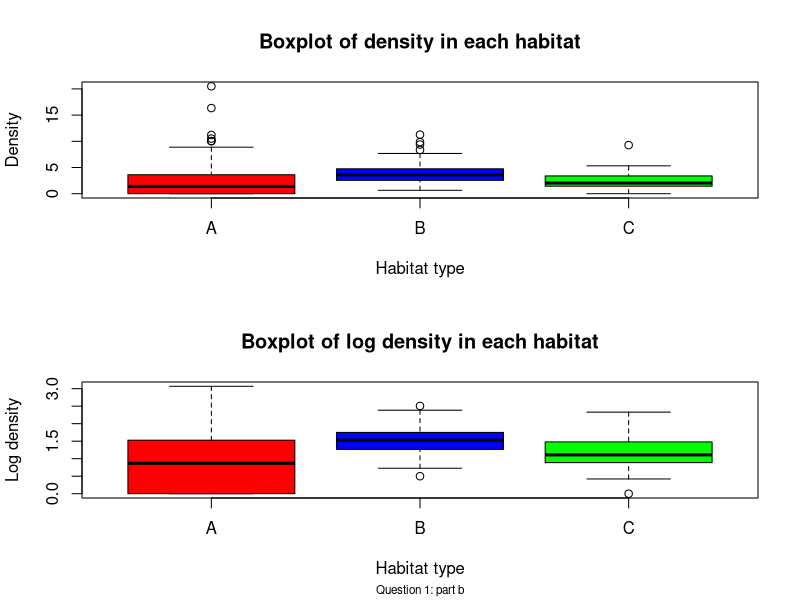
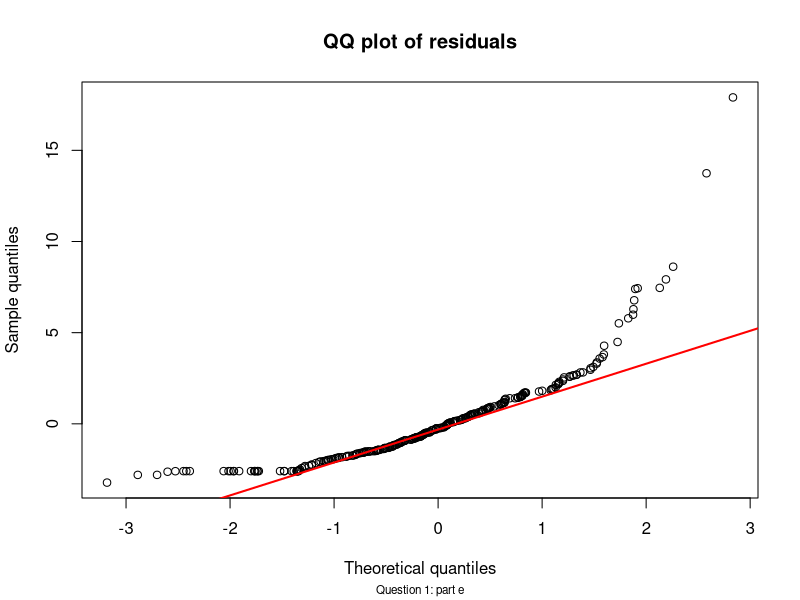

Generate these figures, in order, with R:
## Question 1: Wild Life Population Density

#a

#Initializing the environment
setwd("~/Desktop/Statistical Computing/CW/Statistical-Computing-CW1")
eco.df <- read.table("ecoStudy.txt",header = T)

#Turning habitat variable into factor to allow for plotting and analysis of that variable
eco.df$habitat <- factor(eco.df$habitat,levels=c("A","B","C"),labels=c("A","B","C"))
attach(eco.df)

#i
round(min(density),3)
#minimum density is 0

#Selecting 1st quantile from the density column of eco-study dataset
round(quantile(density)[[2]],3)
#1st quantile of density is 1.413 to (3 d.p.)

round(median(density),3)
#Median of density is 2.744 (3 d.p.)

#Selecting 3rd quantile
round(quantile(density)[[4]],3)
#3rd quantile of density is 4.193 (3 d.p.)

#Selecting 3rd quantile
round(quantile(density)[[4]],3)
#3rd quantile of density is 4.193 (3 d.p.)

#ii
table(habitat)
#For habitat A, B and C there are 100, 125 and 75 observations in each respectively

#b

#Creating new column in eco-study dataframe which is log of density+1
eco.df$logDensity <- log(density + 1)
attach(eco.df)

#Saving plot created below to pdf file called Boxplot.pdf into current directory (set at start up)
pdf(file="Boxplot.pdf")

#Creating graphic of side by side box plots
par(mfrow=c(2,1))

boxplot(density~habitat,
        main="Boxplot of density in each habitat",
        xlab="Habitat type",
        ylab="Density",
        col=c("red","blue","green"))

boxplot(logDensity~habitat,
        main="Boxplot of log density in each habitat",
        xlab="Habitat type",
        ylab="Log density",
        col=c("red","blue","green"),
        sub="Question 1: part b",
        cex.sub = 0.7)

dev.off()

#c

#i
#Creating vectors to store the observed densities of each habitat type
density.A <- density[habitat=="A"]
density.B <- density[habitat=="B"]
density.C <- density[habitat=="C"]

#calculating the denominator of F statistic
F.stat.denom <- (sum((density.A-mean(density.A))^2)+
                   sum((density.B-mean(density.B))^2)+
                   sum((density.C-mean(density.C))^2))/(300-3)

#calculating the numerator of F statistic
F.stat.numerator <- ((100*((mean(density.A)-mean(density))^2))+
                       (125*((mean(density.B)-mean(density))^2))+
                       (75*((mean(density.C)-mean(density))^2)))/2

#Calculating the F statistic
F.stat <- F.stat.numerator/F.stat.denom
#F statistic is 10.5 to 3 s.f.

#ii
#Finding p-value, as pf is probability that x from a RV X~F_{2}{297} is less than F.stat value the probability to be equal or larger is 1-pf
1-pf(F.stat,2,297)
#p-value is 0.0000400 to 3 s.f.

#d
#First, I create a function to calculate the numerator and denominator for one habitat type
F.stat <- function(vec=NULL){
  
  numerator<-(length(vec)*(mean(vec)-mean(density))^2)/2
  denominator<-(sum((vec-mean(vec))^2))/(300-3)
  
  #Storing in a list so can extract both values from the function output
  output <- list("num"=numerator,"den"=denominator)
  
  return(list("num"=numerator,"den"=denominator))
}

#Applying the function to each habitat type separately using the tapply function
tapply.out.Fstat<-tapply(density,habitat,FUN=F.stat)

#Calculating the F statistic by extracting and summing the numerator and denominator parts of the tapply output
tapply.F.stat<-sum(c(tapply.out.Fstat$A$num,tapply.out.Fstat$B$num,tapply.out.Fstat$C$num))/
  sum(c(tapply.out.Fstat$A$den,tapply.out.Fstat$B$den,tapply.out.Fstat$C$den))
#The answer is 10.5 (3 s.f.) as before

#e
#Function to calculate the residuals for one habitat
residual.func<- function(x){
  
  residuals <- x-mean(x)
  
  return(residuals)
}

#Calculating residuals for each habitat using tapply
residuals.list <- tapply(density, habitat, residual.func)
#Extracting residuals values from list and putting into a vector
residuals<-c(residuals.list$A,residuals.list$B,residuals.list$C)

pdf(file="QQ plot.pdf")
#Creating QQ plot
sorted.residuals<-sort(residuals)
sorted.normal.dist<-sort(rnorm(300))

plot(x=sorted.normal.dist,y=sorted.residuals,
     xlab="Theoretical quantiles",
     ylab="Sample quantiles",
     main="QQ plot of residuals",
     sub="Question 1: part e",
     cex.sub = 0.7)
#Adding in reference line
qqline(residuals, col = "red", lwd = 2)

#Viewing the QQ plot the tails diverge from the line (especially the upper tail which diviates significantly) 
#and the shape has a slight U. This gives evidence that the normality assumption has not been satisfied

dev.off()

detach(eco.df)
#----------------------------------------------------------------------------------------------------# 
## Question 2: Mixture Models

#a
calcLogMix2Gamma <- function(x,alpha,beta,p){
  
  #checking input argument are valid 
  #(note check numeric before using setequal so dont non-numeric input error)
  if(is.numeric(x)==F || setequal(x,abs(x))==F){
    stop("x is not a numeric vector of only positive values")
    
  }else if(length(alpha)!=2 || is.numeric(alpha)==F || setequal(alpha,abs(alpha))==F){
    stop("alpha needs to a numeric vector of length 2 of positive values")
    
  }else if(length(beta)!=2 || is.numeric(beta)==F || setequal(beta,abs(beta))==F){
    stop("beta needs to a numeric vector of length 2 of positive values")
    
  }else if(is.numeric(p)==F || length(p)!=1 || p>1 || p<0){
    stop("p must be a single numeric value between 0 and 1 inclusive")
  }
  
  #calculating the pdf for each value of x using the provided formula
  prob.dist<-p*(x^(alpha[1]-1)*exp(-beta[1]*x)*beta[1]^alpha[1])/gamma(alpha[1])+
    (1-p)*(x^(alpha[2]-1)*exp(-beta[2]*x)*beta[2]^alpha[2])/gamma(alpha[2])
  
  #calculating the log of the joint probability distribution
  log.prob.dist <- log(prod(prob.dist))
  
  return(log.prob.dist)
}

#c
#Creating arguments for calcLogMix2Gamma function
x <- c(0.06, 2.32, 4.81, 0.02, 2.33, 2.18, 0.83, 2.45, 2.10, 3.27)
alpha <- c(0.5, 6)
beta <- c(0.5, 2.5)
p <- 0.35

#Using calcLogMixGamma function with required inputs and rounding to 3 d.p.
round(calcLogMix2Gamma(x,alpha,beta,p),3)

#The log of the joint pdf is -13.928 (to 3 d.p.) using the parameters and observed values above
#-------------------------------------------------------------------------------------------------#
## Question 3: Riemann Integration
#a
smoothCurve <- function(x,alpha,beta,p,q,k){
  #To calculate g(x) I split up the term to allow for easier manual 
  #checking of values and reduce errors due to missing a bracket
  
  #calculating numerator and denominator in log term of g(x) function
  numerator <- (gamma(x+beta)^k)*(p^alpha)*(q^beta)
  denominator <- (gamma(alpha)^k)*(gamma(beta)^k)
  
  #combining parts of g(x) to calculate value of g(x)
  g <- sin((1/(2*alpha))*log(numerator/denominator))
  
  return(g)
}

#b
calcMidRiemannLoop <- function(xVec,alpha,beta,p,q,k){
  #setting up vector to store areas of each (x_{i-1},x_{i}) segment
  interval.area<-rep(0,length(xVec)-1)
  
  #loop to calculate the area in each interval
  #As we are told that the x intercept is not crossed in any interval we do not need to worry about 
  #having to split the area into 2 and calculating the area separately for part above and below x-axis
  
  for (i in 2:length(xVec)){
    #Calculating x input for g(x) function
    x <- (xVec[i]+xVec[i-1])/2
    
    #using equation 6 with absolute value as area cannot be negative
    interval.area[i-1] <- abs((xVec[i]-xVec[i-1])*smoothCurve(x,alpha,beta,p,q,k))
  }
  
  #Calculating total area by summing areas within each segment
  approx.area <- sum(interval.area)
  
  return(approx.area)
}

#c
calcMidRiemann <- function(xVec,alpha,beta,p,q,k){
  #Checking xVec argument
  if (is.numeric(xVec)==F || length(xVec)<2 || setequal(xVec,sort(xVec)==F)){
    stop("xVec argument must be numeric, of length greater than 1 with values in
         increasing order")
    
  }else if (length(alpha)>1 || is.numeric(alpha)==F || alpha<=0){
    stop("alpha must be a single positive numeric value")
    
  }else if (length(beta)>1 || is.numeric(beta)==F || beta<=0){
    stop("beta must be a single positive numeric value")
    
  }else if (length(p)>1 || is.numeric(p)==F){
    stop("p must be a single numeric value")
    
  }else if (length(k)>1 || is.numeric(k)==F){
    stop("k must be a single numeric value")
    
  }else if (length(q)>1 || is.numeric(q)==F){
    stop("q must be a single numeric value")
  }
  #Creating vector containing the intervals which we need to calculate the area of
  interval.region<-xVec[-1]-xVec[1:length(xVec)-1]
  
  #values of x to input into g(x) for each of the corresponding intervals
  g.func.input <-(xVec[-1]+xVec[1:length(xVec)-1])/2
  
  #calculating each intervals approximate area using equation (6) without summation
  interval.area <- abs(interval.region*smoothCurve(g.func.input,alpha,beta,p,q,k))
  
  #summing individual areas to find total area 
  approx.area <- sum(interval.area)
  
  return(approx.area)
}
#e
#Creating vector of intervals as specified
xVec <- seq(from=2,to=8,by=0.01)

round(calcMidRiemann(xVec,2.1,0.5,3,6,2),3)
#The approximate area using middle Riemann sum is 4.316 to 3 d.p.

#f
calcMidRiemannAreas <- function(xSeqList,alpha,beta,p,q,k){
  #Using sapply to apply calcMidRiemann function to each list element and return each calculated area as an element of a vector
  vector.of.areas <- sapply(xSeqList,calcMidRiemann,alpha=alpha,beta=beta,p=p,q=q,k=k)
  
  #Summing areas calculated for each list element to find total area
  total.area<-sum(vector.of.areas)
  
  return(total.area)
}

#g
#creating list of sequences as defined in question
xSeqList <- list(seq(from=3.5,to=8,by=0.01),seq(from=2,to=4.3,by=0.1),seq(from=1.07,to=9.012,by=0.001))

round(calcMidRiemannAreas(xSeqList,1.9,0.75,2.15,7,1.65),3)
#Total area is 10.847 to 3 d.p.

#-------------------------------------------------------------------------------------------------#
## Question 4: Hidden Markov Model
#a
weatherSeqProb <- function(weatherSeq,trProbs,initProbs){
  
  #Setting up vector to store each transition probability in
  transition.prob<-rep(0,length(weatherSeq))
  
  #Finding initial probability of chosen sequence
  if (weatherSeq[1]=="s"){
    transition.prob[1] <- initProbs[1]
  }else if (weatherSeq[1]=="c"){
    transition.prob[1]  <- initProbs[2]
  }else if (weatherSeq[1]=="r"){
    transition.prob[1]  <- initProbs[3]
  }
  #Assigning numeric values to weather sequence letters to be able to call indexes of matrix
  weatherSeq.numeric <- ifelse(weatherSeq=="s",1,ifelse(weatherSeq=="c",2,3))
  
  for (i in 2:length(weatherSeq)){
    #trProbs[i,j] is the probability to go from state i to state j and
    #i-1 in weatherSeq is last state and i is current state, thus can use
    #wetherSeq.numeric to access the transitional probability
    transition.prob[i] <- trProbs[weatherSeq.numeric[i-1],weatherSeq.numeric[i]]
  }
  
  #Calculating log total probability
  total.prob.log <- log(prod(transition.prob))
  
  return(total.prob.log)
}

#b
weatherSeq <- c("c","s","c","r","s","s")
trProbs <- matrix(c(0.5,0.4,0.1,0.33,0.35,0.32,0.3,0.3,0.4),nrow=3,ncol=3,byrow = T)
initProbs <- c(0.45,0.25,0.3)

round(weatherSeqProb(weatherSeq,trProbs,initProbs),3)
#log probability of weather sequence is -6.448 (3 d.p.)

#c
weatherColourProbs <- function(colourSeq,emitProbs,weatherSeq,trProbs,initProbs){
  #We can rearrange the probabilities 
  
  #calculate probabilities for weather sequence as before
  total.weather.prob <- exp(weatherSeqProb(weatherSeq,trProbs,initProbs))
  
  #Creating numeric vectors of weather and jacket sequence
  weatherSeq.numeric <- ifelse(weatherSeq=="s",1,ifelse(weatherSeq=="c",2,3))
  colourSeq.numeric <- ifelse(colourSeq=="B",1,2)
  
  #Creating vector to store the probabilities of selecting the ith jacket colour  
  #given the ith weather condition in the sequence
  colour.trans.prob <- rep(0,length(colourSeq))
  for (i in 1:length(colourSeq)){
    #Storing prob of selecting the jacket in the ith sequence position for the ith weather condition in the sequence
    colour.trans.prob[i] <- emitProbs[weatherSeq.numeric[i],colourSeq.numeric[i]]  
  }
  
  #calculating total probability of observing sequence of weather and jacket colour
  total.prob <- total.weather.prob*prod(colour.trans.prob)
  
  log.total.prob <- log(total.prob)
  return(log.total.prob)
}

#d
#Setting up arguments to input into function
weatherSeq <- c("r","s","c","r","c","r","s","s")
colourSeq <- c("B","W","W","B","B","W","W","W")
initProbs <- c(0.35,0.45,0.2)
trProbs <- matrix(c(0.55,0.25,0.2,0.25,0.35,0.4,0.2,0.15,0.65),nrow=3,ncol=3,byrow = T)
emitProbs <- matrix(c(0.2,0.8,0.55,0.45,0.9,0.1),nrow=3,ncol=2,byrow = T)

round(weatherColourProbs(colourSeq,emitProbs,weatherSeq,trProbs,initProbs),3)
#Answer is -15.121 (3 d.p.)
